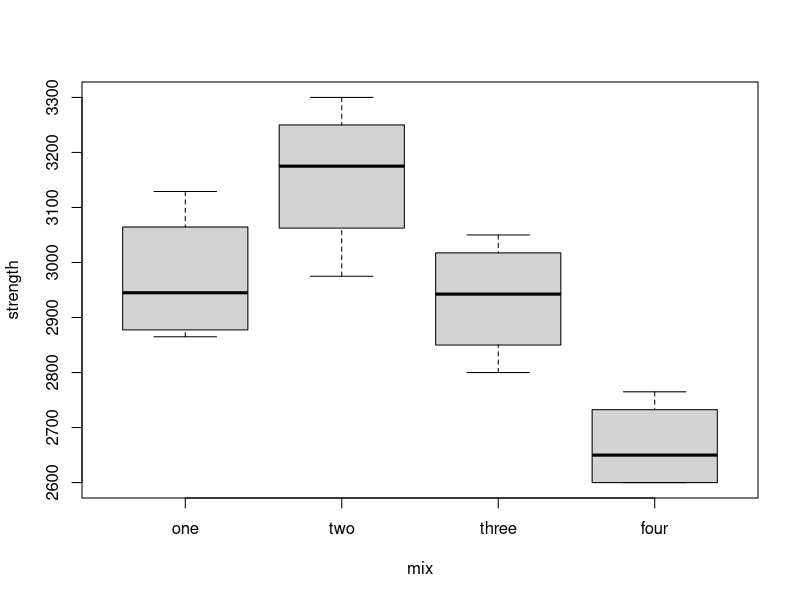
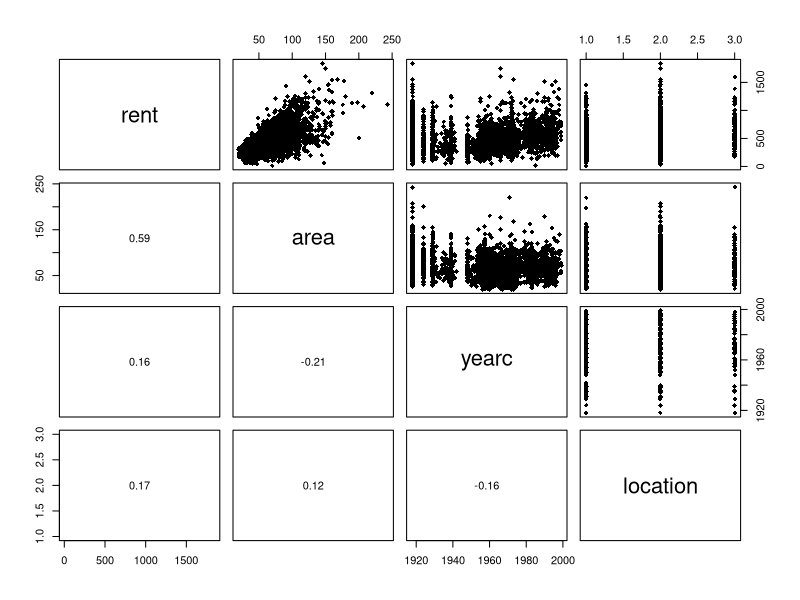
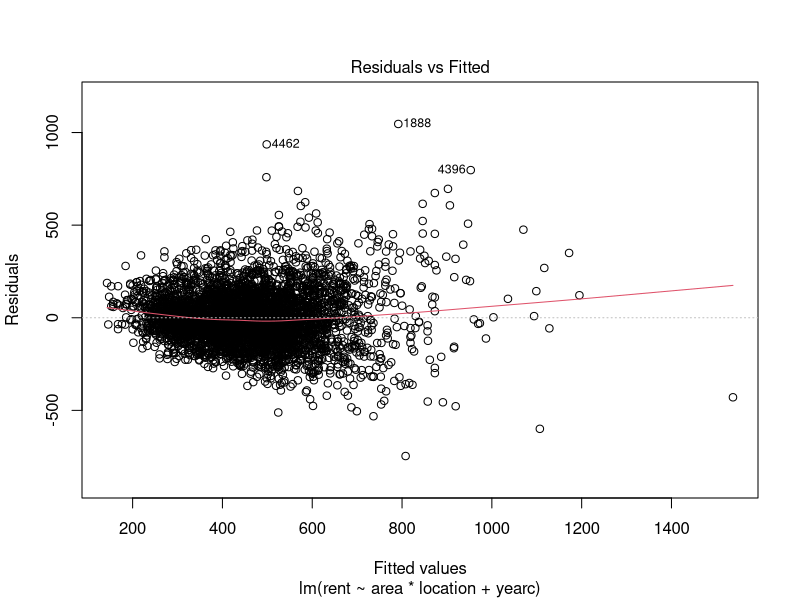
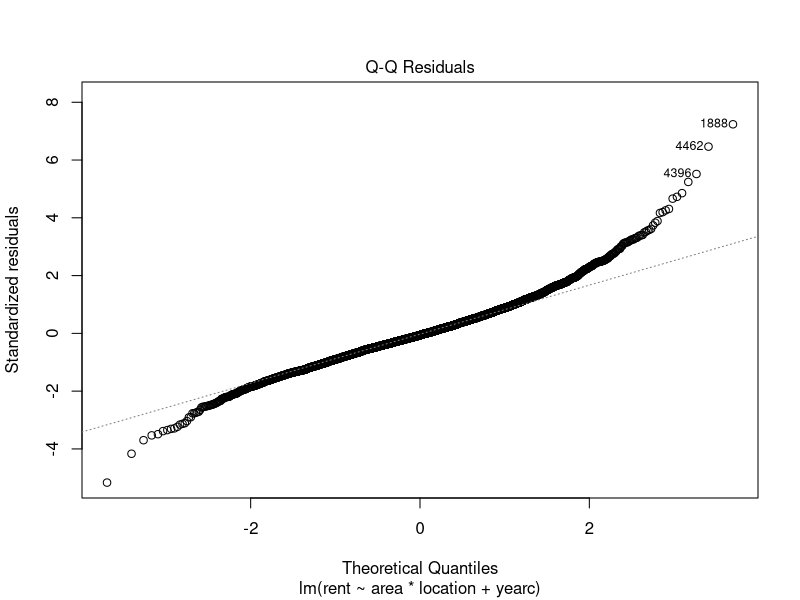
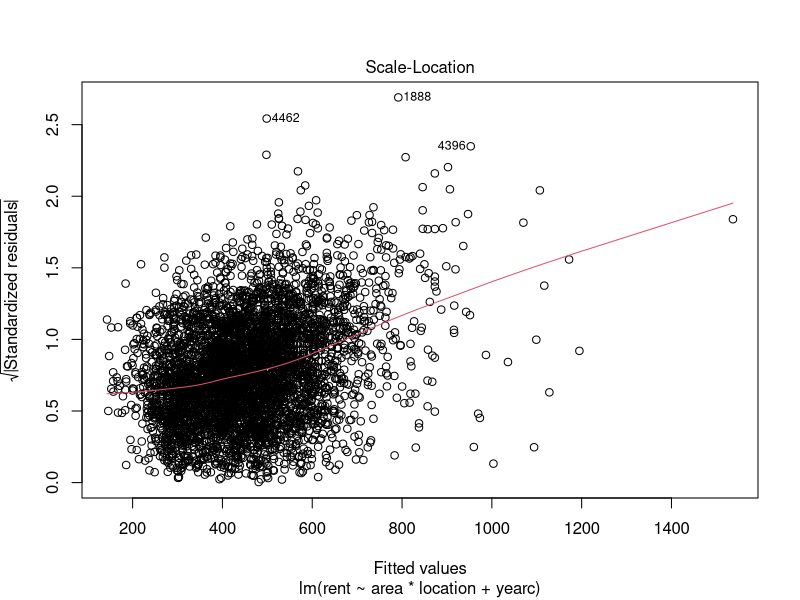
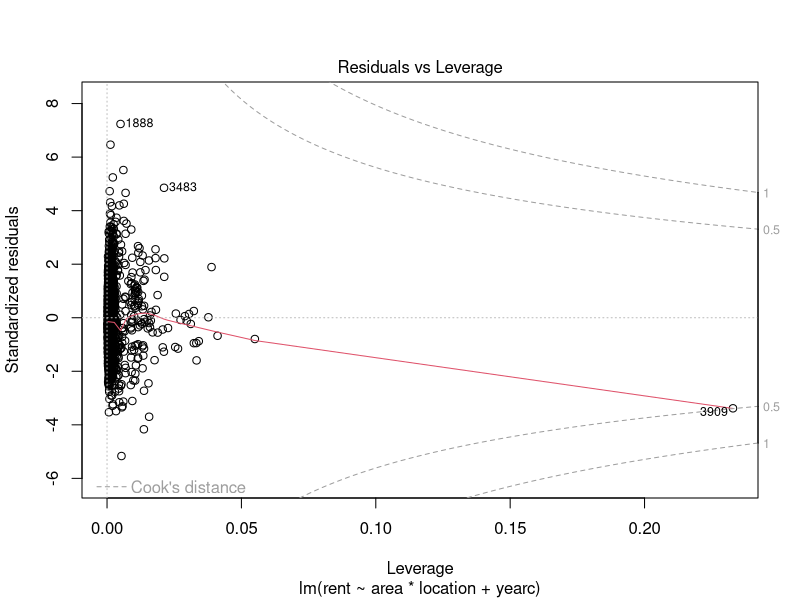
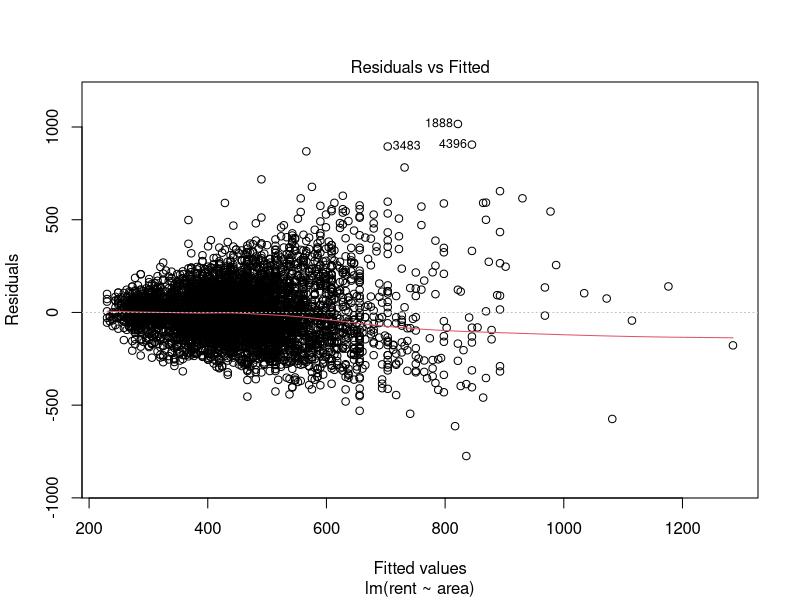
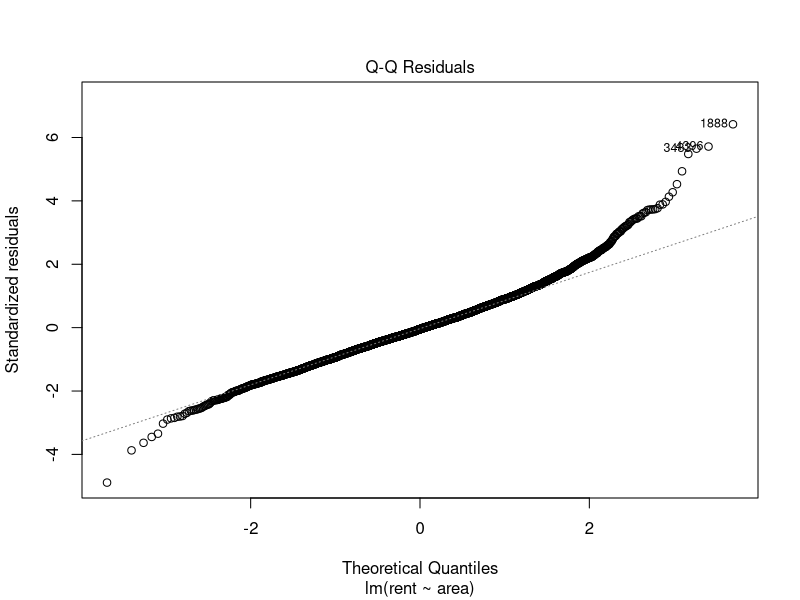

Write the R code that produced these figures, in order.

############################## Assignment 1 ################################


# Task 1 

pf(13.699, df1 = 2, df2 = 48, lower.tail = F)

# Task 3

data3 <- data.frame(mix = factor(rep(c("one", "two", "three", "four"), each = 4), 
                                 levels = c("one", "two", "three", "four")),
                    strength = c(3129, 3000, 2865, 2890, 3200, 3300, 2975, 3150,
                                 2800, 2900, 2985, 3050, 2600, 2700, 2600, 2765))
head(data3, 16)
str(data3)

boxplot(strength ~ mix, data = data3)
model3 <- aov(strength ~ mix, data = data3)
summary(model3)

# Task 4

data4 <- read.csv("munich.csv")
data4$location <- as.factor(data4$location)
head(data4)
str(data4)
summary(data4)

panel.cor <- function(x, y, digits = 2, prefix = "", cex.cor, ...) {
  usr <- par("usr")
  on.exit(par(usr))
  par(usr = c(0, 1, 0, 1))
  r <- cor(x, y, use="pairwise.complete.obs")
  txt <- format(c(r, 0.123456789), digits = digits)[1]
  txt <- paste0(prefix, txt)
  text(0.5, 0.5, txt)
}
pairs(data4, lower.panel = panel.cor, pch = 18)

model4.1 <- lm(rent ~ area*location + yearc, data = data4)
summary(model4.1)
plot(model4.1)
# 1) TA plot questionable
# 2) QQ-plot shows long-tailed distribution of the residuals
# 3) Scale-location plot shows clear violation of homoscedasticity assumption
# 4) Leverage plot shows one potentially influential point

model4.2 <- lm(rent ~ area, data = data4)
summary(model4.2)
plot(model4.2)
# 1) TA plot questionable
# 2) QQ-plot shows long-tailed distribution of the residuals
# 3) Scale-location plot shows clear violation of homoscedasticity assumption
# 4) Leverage plot shows no potentially influential points


